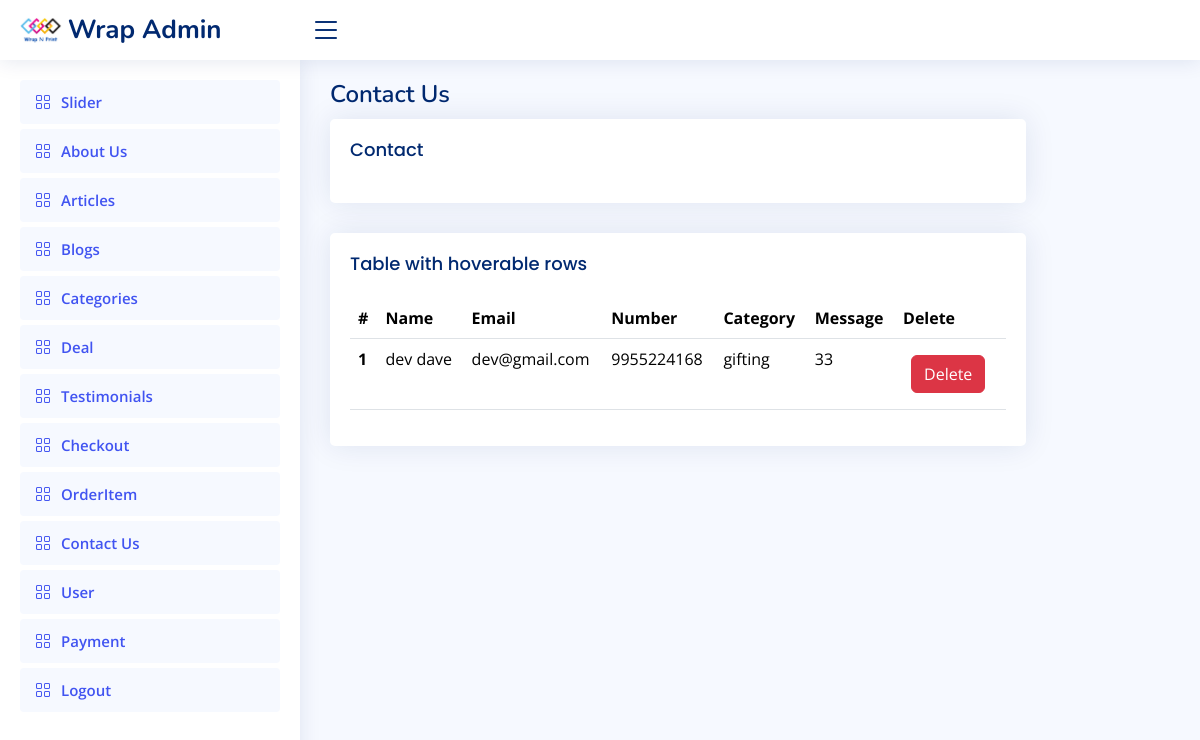
/panel/contactus/ (signed in), run on the app's committed database.
### panel/models.py (models this page shows)
class contact3(models.Model):
    name=models.CharField(max_length=20)
    email=models.CharField(max_length=20)
    number=models.CharField(max_length=15,blank=True,null=True)
    category=models.CharField(max_length=20)
    message=models.CharField(max_length=20)

### panel/views.py (the view, shortened to what this page needs)
# urls.py: path('contactus/',main4),
def main4(request):
    queryset=contact3.objects.all()
    context={'contact3':queryset}
    return render(request,'contactus.html',context)

### panel/templates/contactus.html
{% extends 'header1.html'%}
{% block content %}
  <main id="main" class="main">
    <div class="pagetitle">
      <h1>Contact Us</h1>
    </div>
    <section class="section">
      <div class="row">
        <div class="col-lg-10">
          <div class="card">
            <div class="card-body">
              <h5 class="card-title">Contact </h5>
            </div>
          </div>
          <div class="card">
            <div class="card-body">
              <h5 class="card-title">Table with hoverable rows</h5>
              <div class="table-responsive">
              <table class="table table-hover">
                <thead>
                  <tr>
                    <th scope="col">#</th>
                    <th scope="col">Name</th>
                    <th scope="col">Email</th>
                    <th scope="col">Number</th>
                    <th scope="col">Category</th>
                    <th scope="col">Message</th>
                    <th scope="col">Delete</th>
                  </tr>
                </thead>
                <tbody>
                  {% for variable in contact3 %}
                  <tr >
                  <th scope="row">{{ forloop.counter }}</th>
                  <td>{{variable.name}}</td>
                  <td>{{variable.email}}</td>
                  <td>{{variable.number}}</td>
                  <td>{{variable.category}}</td>
                  <td>{{variable.message}}</td>
                  <td><a href="/panel/deleterow3/{{variable.id}}/" class="btn btn-danger m-2">Delete</a></td>
                  </tr>
                  {% endfor %}
                </tbody>
              </table>
              </div>
            </div>
          </div>
        </div>
      </div>
    </section>
  </main>
  {% endblock %}

### panel/static/assets/css/style.css (style rules this page uses)
:root { scroll-behavior: smooth; }
body { font-family: "Open Sans", sans-serif; background: #f6f9ff; color: #444444; }
a { color: #4154f1; text-decoration: none; }
h1, h2, h3, h4, h5, h6 { font-family: "Nunito", sans-serif; }
#main { margin-top: 60px; padding: 20px 30px; transition: all 0.3s; }
.pagetitle { margin-bottom: 10px; }
.pagetitle h1 { font-size: 24px; margin-bottom: 0; font-weight: 600; color: #012970; }
.card { margin-bottom: 30px; border: none; border-radius: 5px; box-shadow: 0px 0 30px rgba(1, 41, 112, 0.1); }
.card-title { padding: 20px 0 15px 0; font-size: 18px; font-weight: 500; color: #012970; font-family: "Poppins", sans-serif; }
.card-body { padding: 0 20px 20px 20px; }
@media (min-width: 1200px) { #main, #footer { margin-left: 300px; } }

### data on the page
contact3: name "dev dave", email "dev@gmail.com", number "9955224168", category "gifting", message "33"
